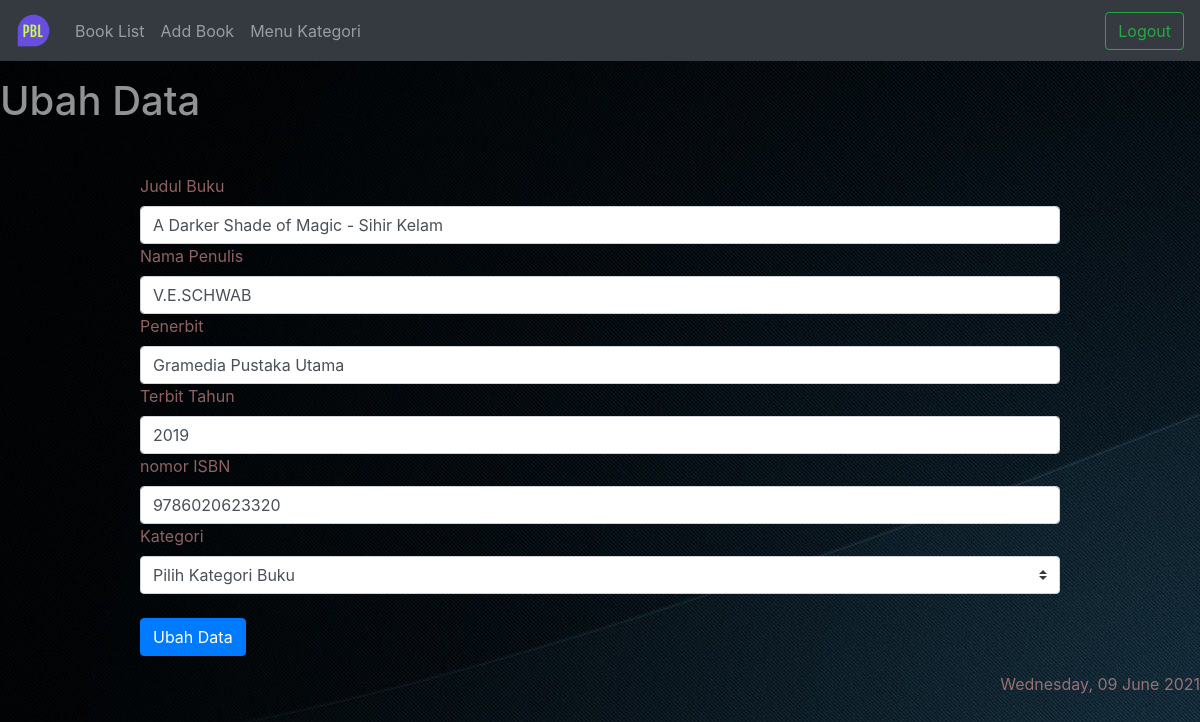
/dashboard/ubah.php?id=1 (signed in), run on the app's committed database.
### tables this page shows
CREATE TABLE `databuku` (
  `id` int(11) NOT NULL,
  `id_cat` int(11) DEFAULT NULL,
  `judulbuku` varchar(100) NOT NULL,
  `penulis` varchar(100) NOT NULL,
  `penerbit` varchar(100) NOT NULL,
  `tahunterbit` int(5) NOT NULL,
  `ISBN` bigint(255) NOT NULL
);

### dashboard/proses.php (called while the page is built, shortened)
<?php
    $connect = mysqli_connect("localhost","root","root","dashboard1");
    function querytampil($datas){
        global $connect;
        $dok = mysqli_query($connect , $datas);
        $field = [];
        while($data = mysqli_fetch_assoc($dok) ){
            $field [] = $data;
        }
        return $field;
    }
?>

### dashboard/ubah.php (the view, shortened to what this page needs)
<?php require_once('../template/Dasheader.php')?>
<?php
    require "proses.php";
    $id = $_GET["id"];
    $buku = querytampil("SELECT * FROM databuku WHERE id = $id")[0];
?>
        <h1 class="mt-3">Ubah Data</h1>
        <hr>
        <section>
            <div class="container mt-3 pt-3">
                <div class="row  justify-content-center">
                    <div class="col-sm-10">
                        <form action="" Method="POST">
                            <div class="form-gorup">
                                <label for="Judul">Judul Buku</label>
                                <input class="form-control"type="text" name="judul" id="Judul" value="<?= $buku["judulbuku"]; ?>" required autocomplete="off">
                            </div>
                            <div class="form-gorup">
                                <label for="penulis">Nama Penulis</label>
                                <input class="form-control" type="text" name="penulis" id="penuli" value="<?= $buku["penulis"]; ?>" required autocomplete="off">
                            </div>
                            <div class="form-gorup">
                                <label for="penerbit">Penerbit</label>
                                <input class="form-control" type="text" name="penerbit" id="peberbit" value="<?= $buku["penerbit"]; ?>" required autocomplete="off">
                            </div>
                            <div class="form-gorup">
                                <label for="tahun">Terbit Tahun</label>
                                <input class="form-control" type="number" name="Year" id="tahun" value="<?= $buku["tahunterbit"]; ?>" required autocomplete="off">
                            </div>
                            <div class="form-gorup">
                                <label for="isbn">nomor ISBN</label>
                                <input class="form-control" type="number" name="ISBN" id="isbn" value="<?= $buku["ISBN"]; ?>" required autocomplete="off">
                            </div>
                            <div class="form-gorup">
                                <label for="kategori"> Kategori</label>
                                <select name="kategori" id="kategori" class="custom-select">
                                    <option selected>Pilih Kategori Buku</option>
                                </select>
                            </div><br>
                            <button class="btn btn-primary" type="submit" name="ubah">Ubah Data</button>
                        </form>
                    </div>
                </div>
            </div>
        </section>
<?php require_once('../template/footer1.php') ?>

### template/1.css (style rules this page uses)
body { background-image: url(../bck.jpg); }
h1, h2, h3 , p { color : rgba(255, 255, 255, 0.568) }
label , footer { color : rgba(236, 159, 159, 0.603); }

### data on the page
databuku: judul "A Darker Shade of Magic - Sihir Kelam", penulis "V.E.SCHWAB", penerbit "Gramedia Pustaka Utama", Year "2019", ISBN "9786020623320"
